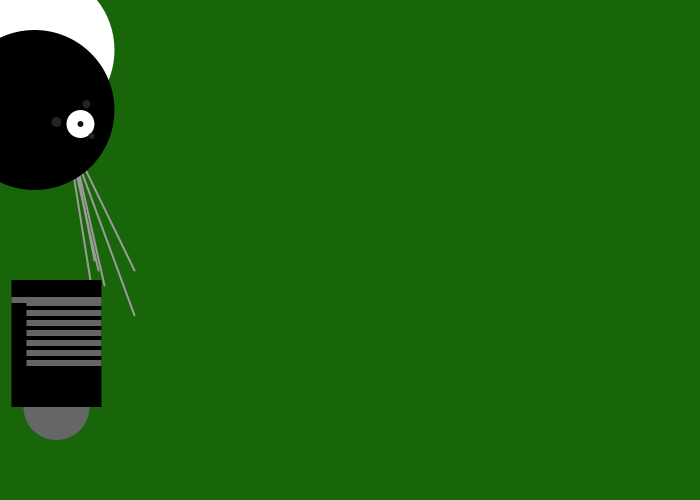
Frame 1 (no input)
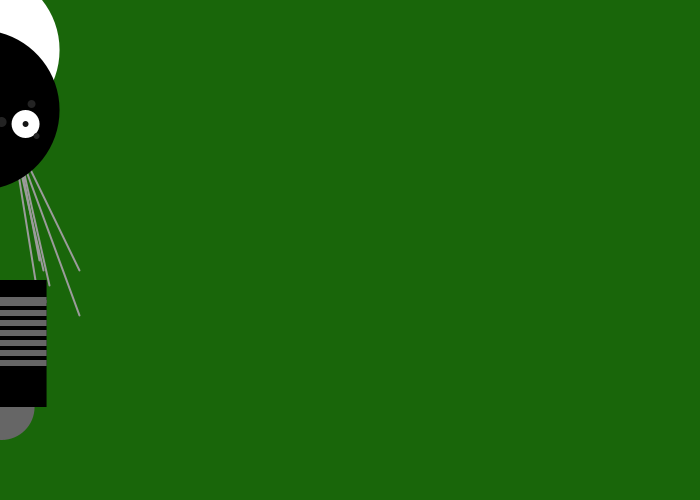
Frame 60 (the mouse pressed at the canvas centre just before this capture)
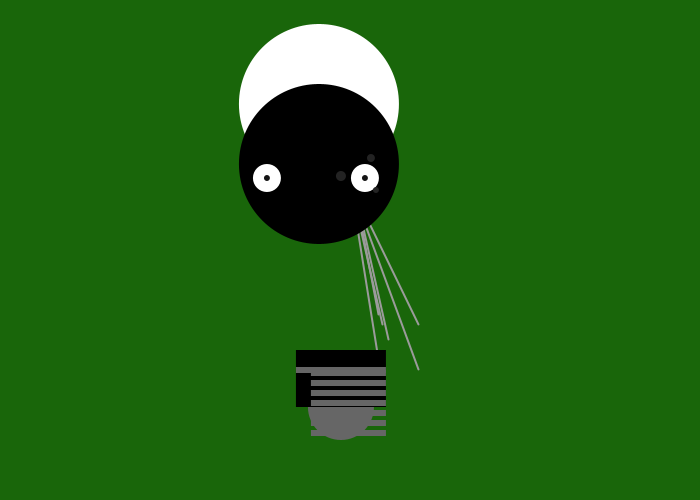
Frame 120 (the mouse held since frame 60 and released just before this capture)

The Processing sketch that drew these frames (run headless with seeded random() and noise(); from frame 60 on, the mouse is pressed at the canvas centre):

// Processing sketch: processing_13112
// ── processing_13112.pde

float x = 60; // X-coordinate
float y = 440; // Y-coordinate
int radius = 80; // Head Radius
int bodyHeight = 160; // Body Height
int neckHeight = 70; // Neck Height
float easing = 0.059;
void setup() {
size(700, 500);
smooth();
strokeWeight(2);
ellipseMode(RADIUS);
}
void draw() {
int targetX = mouseX;
x += (targetX - x) * easing;
if (mousePressed) {
neckHeight = 86;
bodyHeight = 90;
} else {
neckHeight = 70;
bodyHeight = 160;
}
float ny = y - bodyHeight - neckHeight - radius;
background(204);
// Neck
stroke(155);
line(x+2, y-bodyHeight, x+2, ny);
line(x+12, y-bodyHeight, x+12, ny);
line(x+22, y-bodyHeight, x+22, ny);

// Antennae
background (25,102,10);
line(x+12, ny, x-28, ny+43);
line(x+10, ny, x+42, ny+200);
line(x+10, ny, x+78, ny+185);
line(x+13, ny, x+48, ny+155);
line(x+12, ny, x-18, ny+43);
line(x+10, ny, x+42, ny+140);
line(x+10, ny, x+78, ny+140);
line(x+13, ny, x+38, ny+130);


// Body
noStroke();
fill(102);
ellipse(x, y-33, 33, 33);
fill(0);
rect(x-45, y-bodyHeight, 90, bodyHeight-33);
fill(102);
rect(x-45, y-bodyHeight+17, 90, 6);

// Head
rect(x-30, y-bodyHeight+20, 75, 6);
rect(x-30, y-bodyHeight+30, 75, 6);
rect(x-30, y-bodyHeight+40, 75, 6);
rect(x-30, y-bodyHeight+50, 75, 6);
rect(x-30, y-bodyHeight+60, 75, 6);
rect(x-30, y-bodyHeight+70, 75, 6);
rect(x-30, y-bodyHeight+80, 75, 6);


fill(255);
ellipse(x-22, ny-80, radius, radius);
fill(0);
ellipse(x-22, ny-20, radius, radius);
fill(255);
ellipse(x+24, ny-6, 14, 14);
ellipse(x-74, ny-6, 14, 14);
fill(20);
ellipse(x+24, ny-6, 3, 3);
ellipse(x-74, ny-6, 3, 3);
fill(35);
ellipse(x, ny-8, 5, 5);
ellipse(x+30, ny-26, 4, 4);
ellipse(x+35, ny+6, 3, 3);

}
